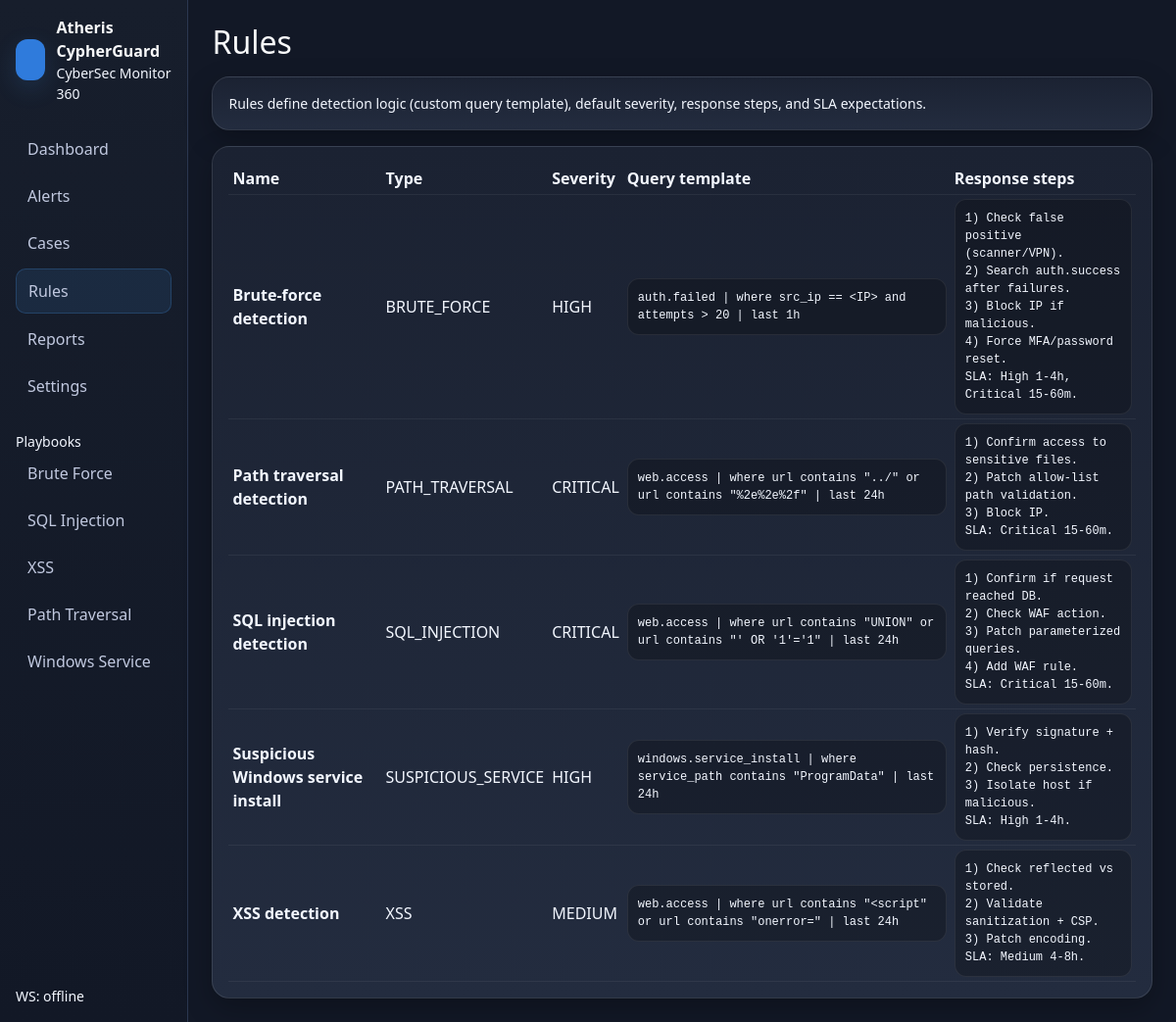
Screenshot of /rules/ with the database file from the repository.
### soc/models.py (models this page shows, shortened)
class Rule(models.Model):
    name = models.CharField(max_length=160)
    incident_type = models.CharField(max_length=40, choices=IncidentType.choices)
    severity = models.CharField(max_length=16, choices=Severity.choices)
    query_template = models.TextField()
    response_steps = models.TextField()
    enabled = models.BooleanField(default=True)

### soc/views.py (the view)
# urls.py: path("rules/", soc_views.rules_page, name="rules"),
def rules_page(request):
    lang = _ui_lang(request)
    rules = Rule.objects.all().order_by("incident_type")
    return render(request, "rules.html", {
        "lang": lang,
        "rules": rules,
    })

### soc/views.py (called while the page is built)
def _ui_lang(request):
    return request.session.get("ui_lang", "en")

### templates/rules.html
{% extends "base.html" %}
{% block content %}
<h2 class="mb-3">Rules</h2>
<div class="card card-dark p-3 mb-3">
  <div class="small text-secondary">
    Rules define detection logic (custom query template), default severity, response steps, and SLA expectations.
  </div>
</div>
<div class="card card-dark p-3">
  <div class="table-responsive">
    <table class="table table-dark table-sm align-middle mb-0">
      <thead>
        <tr>
          <th>Name</th>
          <th>Type</th>
          <th>Severity</th>
          <th>Query template</th>
          <th>Response steps</th>
        </tr>
      </thead>
      <tbody>
        {% for r in rules %}
        <tr>
          <td class="fw-semibold">{{ r.name }}</td>
          <td>{{ r.incident_type }}</td>
          <td>{{ r.severity }}</td>
          <td><pre class="prebox">{{ r.query_template }}</pre></td>
          <td><pre class="prebox">{{ r.response_steps }}</pre></td>
        </tr>
        {% empty %}
        <tr><td colspan="5" class="text-secondary">No rules yet. Run: python manage.py seed_demo_data</td></tr>
        {% endfor %}
      </tbody>
    </table>
  </div>
</div>
{% endblock %}

### static/style.css (style rules this page uses)
:root { --bg:#121826; --panel:#1b2232; --panel2:#232c3f; --border:#2b3750; --accent:#4aa3ff; }
.app-bg { background: var(--bg); }
.card-dark { background: linear-gradient(180deg, var(--panel), var(--panel2)); border: 1px solid var(--border); border-radius: 18px; box-shadow: 0 10px 28px rgba(0,0,0,.25); }
.prebox { background: rgba(0,0,0,.25); border: 1px solid rgba(255,255,255,.08); border-radius: 12px; padding: 10px; white-space: pre-wrap; margin: 0; font-size: 12px; }
.table-dark { --bs-table-bg: transparent; --bs-table-border-color: rgba(255,255,255,.06); }
.card-dark { border: 1px solid rgba(255,255,255,.10); }
body, .app-bg { color: #F3F7FF; }
.card-dark, .card-dark * { color: #F3F7FF !important; opacity: 1 !important; }
.text-secondary, .text-muted, .small, small { color: #F3F7FF !important; opacity: 1 !important; }
.card-dark h1, .card-dark h2, .card-dark h3, .card-dark h4, .card-dark h5, .card-dark li, .card-dark p, .card-dark label, .card-dark span, .card-dark div { color: #F3F7FF !important; opacity: 1 !important; }

### rows the page displays
Rule: name "Brute-force detection", incident_type "BRUTE_FORCE", severity "HIGH", query_template "auth.failed | where src_ip == <IP> and attempts > 20 | last 1h", response_steps "1) Check false positive (scanner/VPN). 2) Search auth.success after failures. 3) Block IP if malicious. 4) Force MFA/password reset. SLA: High 1-4h, Critical 15-60m."
Rule: name "Path traversal detection", incident_type "PATH_TRAVERSAL", severity "CRITICAL", query_template "web.access | where url contains \"../\" or url contains \"%2e%2e%2f\" | last 24h", response_steps "1) Confirm access to sensitive files. 2) Patch allow-list path validation. 3) Block IP. SLA: Critical 15-60m."
Rule: name "SQL injection detection", incident_type "SQL_INJECTION", severity "CRITICAL", query_template "web.access | where url contains \"UNION\" or url contains \"' OR '1'='1\" | last 24h", response_steps "1) Confirm if request reached DB. 2) Check WAF action. 3) Patch parameterized queries. 4) Add WAF rule. SLA: Critical 15-60m."
Rule: name "Suspicious Windows service install", incident_type "SUSPICIOUS_SERVICE", severity "HIGH", query_template "windows.service_install | where service_path contains \"ProgramData\" | last 24h", response_steps "1) Verify signature + hash. 2) Check persistence. 3) Isolate host if malicious. SLA: High 1-4h."
Rule: name "XSS detection", incident_type "XSS", severity "MEDIUM", query_template "web.access | where url contains \"<script\" or url contains \"onerror=\" | last 24h", response_steps "1) Check reflected vs stored. 2) Validate sanitization + CSP. 3) Patch encoding. SLA: Medium 4-8h."
